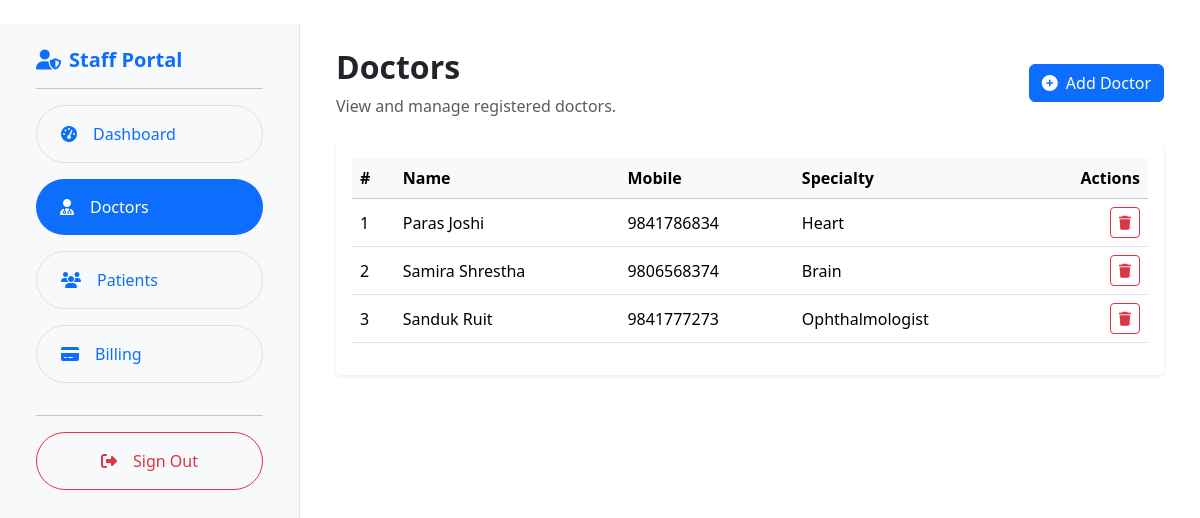
Page /staff/doctors/ (signed in) on the committed database.
### hospital/models.py (models this page shows, shortened)
class Doctor(models.Model):
    Name= models.CharField(max_length=100)
    Mobile= models.IntegerField()
    Special = models.CharField(max_length=100)
    email = models.EmailField(max_length=100, blank=True, null=True)        # ADD THIS
    password = models.CharField(max_length=128)

### hospital/views.py (the view)
# urls.py: path('staff/doctors/', staff_view_doctors, name='staff_view_doctors'),
def staff_view_doctors(request):
    if not request.user.is_authenticated or not request.user.is_staff:
        return redirect('main_login')
    doctors = Doctor.objects.all().order_by('Name')
    return render(request, 'staff_view_doctors.html', {'doctors': doctors})

### hospital/templates/staff_view_doctors.html (shortened to what this page needs)
{% extends "base.html" %}
{% block content %}
<div class="container-fluid py-4">
    <div class="row">
        <div class="col-md-3 bg-light border-end min-vh-100">
            <div class="p-4 sticky-top">
                <h5 class="fw-bold text-primary"><i class="fas fa-user-shield me-2"></i>Staff Portal</h5>
                <hr>
                <ul class="nav flex-column">
                    <li class="nav-item mb-3">
                        <a href="{% url 'staff_dashboard' %}" class="nav-link text-primary border rounded-pill px-4 py-3">
                            <i class="fas fa-tachometer-alt me-3"></i>Dashboard
                        </a>
                    </li>
                    <li class="nav-item mb-3">
                        <a href="{% url 'staff_view_doctors' %}" class="nav-link active bg-primary text-white rounded-pill px-4 py-3">
                            <i class="fas fa-user-md me-3"></i>Doctors
                        </a>
                    </li>
                    <li class="nav-item mb-3">
                        <a href="{% url 'staff_view_patients' %}" class="nav-link text-primary border rounded-pill px-4 py-3">
                            <i class="fas fa-users me-3"></i>Patients
                        </a>
                    </li>
                    <li class="nav-item mb-3">
                        <a href="{% url 'staff_billing' %}" class="nav-link text-primary border rounded-pill px-4 py-3">
                            <i class="fas fa-credit-card me-3"></i>Billing
                        </a>
                    </li>
                </ul>
                <hr>
                <a href="{% url 'logout_admin' %}" class="btn btn-outline-danger w-100 py-3 rounded-pill">
                    <i class="fas fa-sign-out-alt me-3"></i>Sign Out
                </a>
            </div>
        </div>
        <div class="col-md-9">
            <div class="p-4">
                <div class="d-flex justify-content-between align-items-center mb-4">
                    <div>
                        <h2 class="fw-bold">Doctors</h2>
                        <p class="text-muted mb-0">View and manage registered doctors.</p>
                    </div>
                    <a href="{% url 'add_doctor' %}" class="btn btn-primary">
                        <i class="fas fa-plus-circle me-2"></i>Add Doctor
                    </a>
                </div>
                <div class="card shadow-sm border-0">
                    <div class="card-body">
                        {% if doctors %}
                            <div class="table-responsive">
                                <table class="table table-hover align-middle">
                                    <thead class="table-light">
                                        <tr>
                                            <th>#</th>
                                            <th>Name</th>
                                            <th>Mobile</th>
                                            <th>Specialty</th>
                                            <th class="text-end">Actions</th>
                                        </tr>
                                    </thead>
                                    <tbody>
                                        {% for doctor in doctors %}
                                            <tr>
                                                <td>{{ forloop.counter }}</td>
                                                <td>{{ doctor.Name }}</td>
                                                <td>{{ doctor.Mobile }}</td>
                                                <td>{{ doctor.Special }}</td>
                                                <td class="text-end">
                                                    <a href="{% url 'delete_doctor' doctor.id %}"
                                                       class="btn btn-sm btn-outline-danger"
                                                       onclick="return confirm('Delete this doctor?');">
                                                        <i class="fas fa-trash"></i>
                                                    </a>
                                                </td>
                                            </tr>
                                        {% endfor %}
                                    </tbody>
                                </table>
                            </div>
                        {% else %}
                            <div class="text-center py-5">
                                <i class="fas fa-user-md fa-4x text-muted mb-3"></i>
                                <h5 class="text-muted">No doctors found</h5>
                                <p class="text-muted">Start by adding a new doctor.</p>
                            </div>
                        {% endif %}
                    </div>
                </div>
            </div>
        </div>
    </div>
</div>
{% endblock %}

### rows in the picture
Doctor: Name "Paras Joshi", Mobile "9841786834", Special "Heart"
Doctor: Name "Samira Shrestha", Mobile "9806568374", Special "Brain"
Doctor: Name "Sanduk Ruit", Mobile "9841777273", Special "Ophthalmologist"
